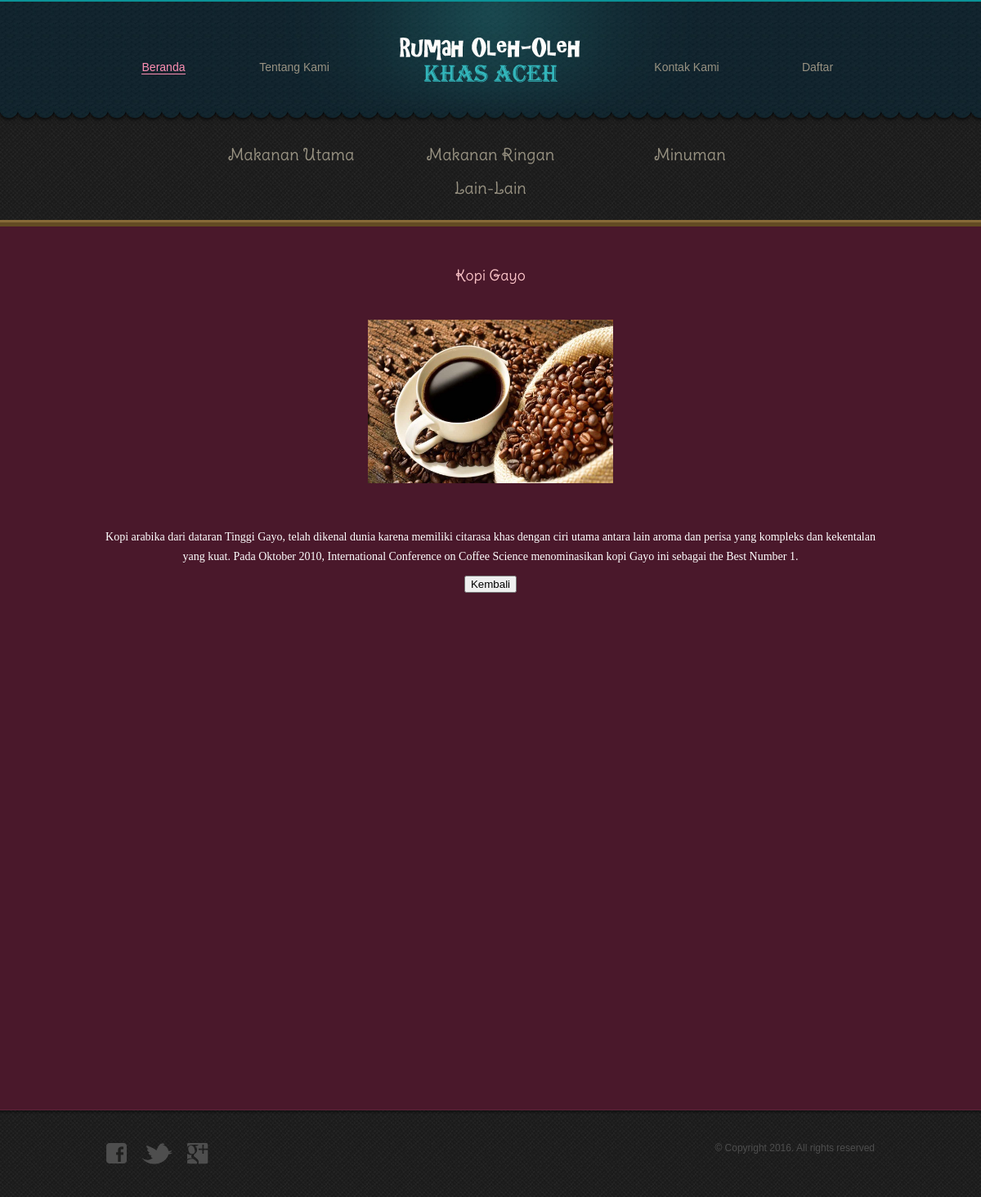
The app's page /listcompleteminuman.php?id_barang=7 with its own data.
### tables this page shows
CREATE TABLE IF NOT EXISTS `barang` (
  `id_barang` int(5) NOT NULL AUTO_INCREMENT,
  `id_jenis` int(3) NOT NULL,
  `nama_barang` varchar(20) NOT NULL,
  `harga` int(10) NOT NULL,
  `stok` varchar(3) NOT NULL,
  `gambar` varchar(50) NOT NULL,
  `keterangan` varchar(300) NOT NULL,
  PRIMARY KEY (`id_barang`),
  KEY `barang_ibfk_1` (`id_jenis`)
);

### listcompleteminuman.php (the view, shortened to what this page needs)
<!DOCTYPE html>
<html>
<head>
	<link rel="stylesheet" type="text/css" href="css/style.css">
</head>
<body>
	<?php
		include 'header.php';
	?>
	<div id="body">
		<div id="about">
				<?php
					$id =$_GET['id_barang'];
					$result = mysql_query ("SELECT b.id_barang, b.id_jenis, b.nama_barang, b.harga, b.stok, b.gambar, b.keterangan
											FROM barang b, jenis j
											where b.id_jenis = j.id_jenis AND j.id_jenis =3 AND b.id_barang='$id'");
					while($cols = mysql_fetch_array($result))
					{
				?>
				<center><h3><?php echo $cols[2]; ?></h3></center>
			<table height="350" border="0" align="center">
				<tr>
					<td><center><img src="barang/<?php echo $cols[5]; ?>" width="300" height="200"></center></td>
				</tr>
				<tr>
					<td><center><?php echo $cols[6] ?></center></td>
				</tr>
			</table>
			<center><a href="minuman.php"><button>Kembali</button></a></center>
		</div>
	</div>
	<?php
	}
		include 'footer.php';
	?>
</body>
</html>

### css/style.css (style rules this page uses)
table { color: #ffffff; font-family: 'Georgia'; font-size: 14px; font-weight: normal; line-height: 24px; text-align:middle; border-style:solid; border-color:#ffffff; }
body { background: url(../images/bg-body.jpg) repeat left top; font-family: Arial, Helvetica, sans-serif; font-size: 14px; line-height: 1; margin: 0; min-width: 960px; padding: 0; }
a { outline: none; }
img { border: 0; }
#body { background: #4a182b; border-bottom: 1px solid #5f233a; min-height: 1050px; padding: 15px 0 15px; width: 100%; }
#body > div { margin: 0 auto; padding: 0; width: 960px; }
#body #about h3 { color: #fcc5c9; font-size: 18px; font-family: 'DeliusSwashCaps-Regular'; font-weight: normal; margin: 0; padding: 36px 10px 8px; }

### records on screen
barang: nama_barang "Kopi Gayo", gambar (picture), keterangan "Kopi arabika dari dataran Tinggi Gayo, telah dikenal dunia karena memiliki citarasa khas dengan ciri utama antara lain aroma dan perisa yang kompleks dan kekentalan yang kuat. Pada Oktober 2010, International Conference on Coffee Science menominasikan kopi Gayo ini sebagai the Best Number 1."
